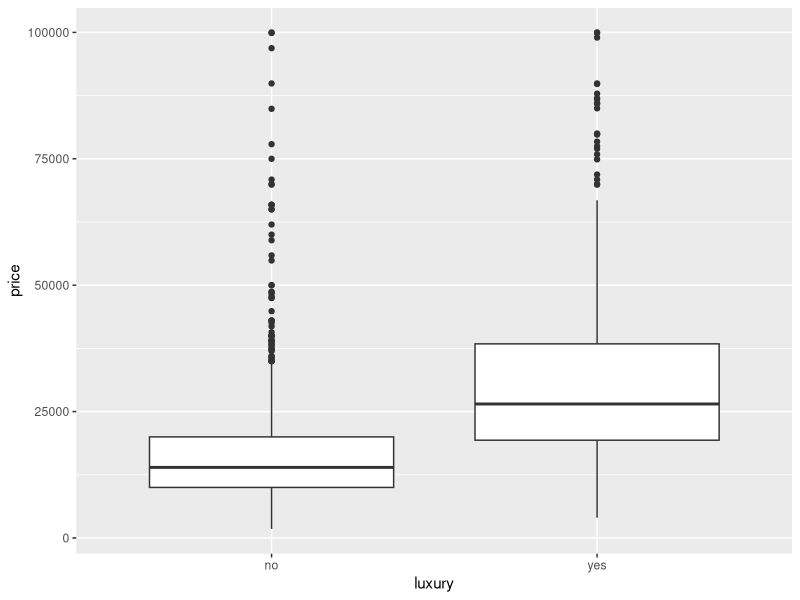
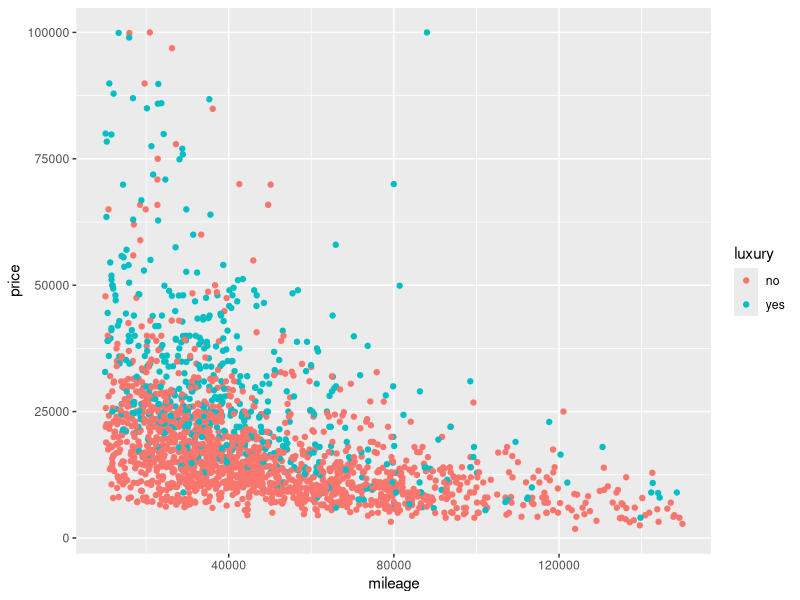
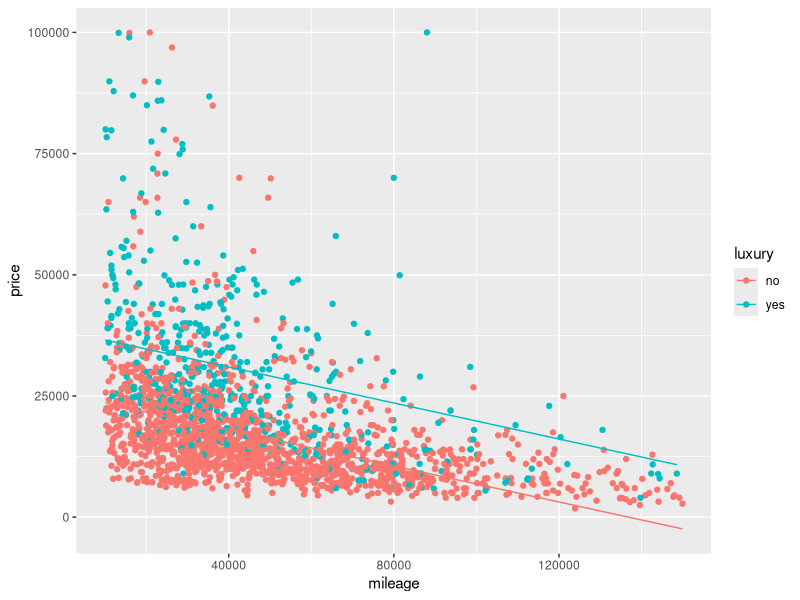
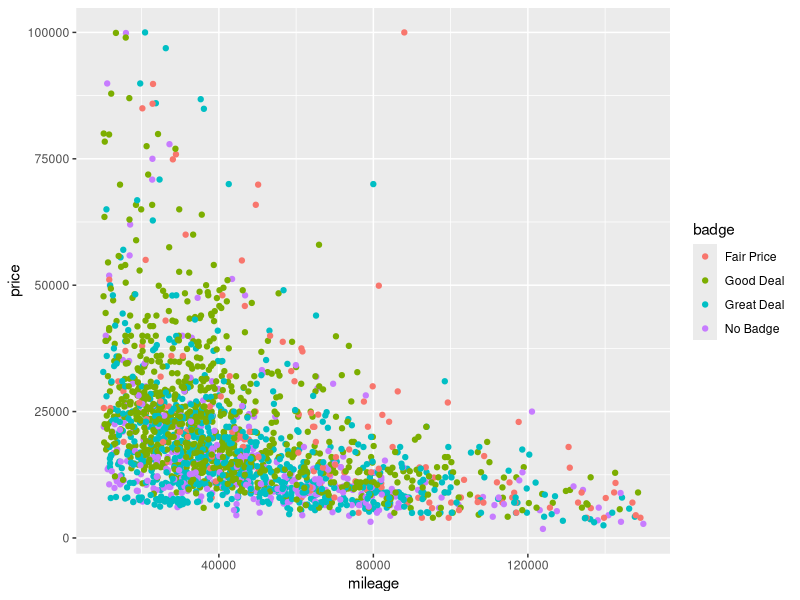
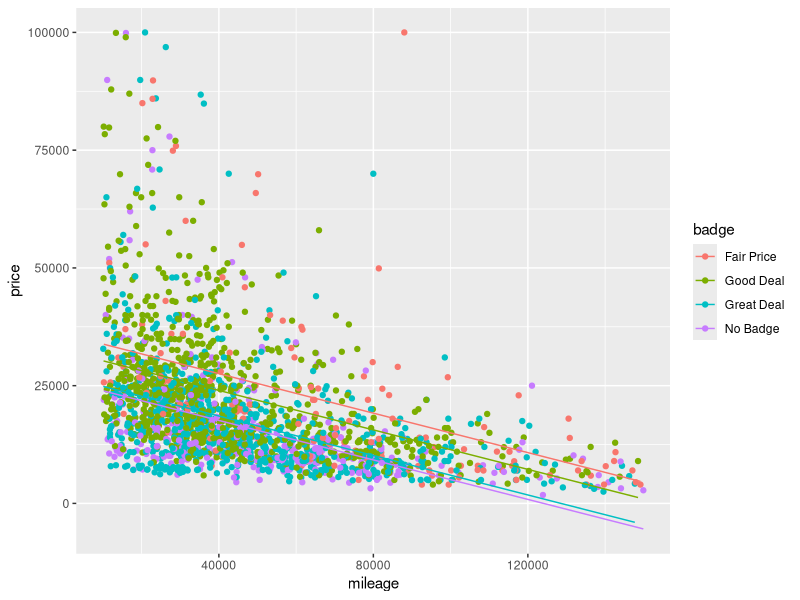
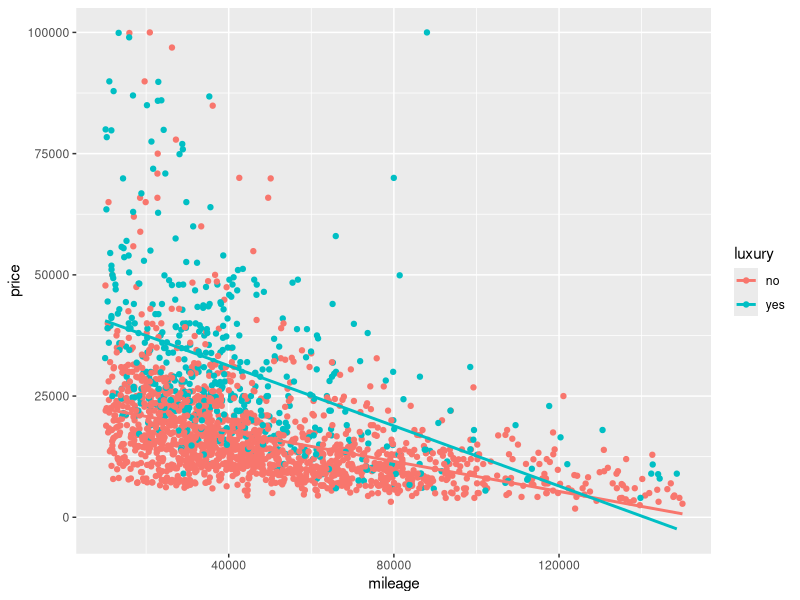

Reproduce these figures in R, in order.
## ---- chunk 1
cars_luxury = read.csv("script_class_02/cars_luxury.csv")
## ---- chunk 2
#| eval: true
#| echo: true
#| output: true
#| 
library(tidyverse)
ggplot(cars_luxury, aes(x = luxury, y = price)) +
  geom_boxplot()
## ---- chunk 3
#| eval: true
#| echo: true
#| output: true
#| 
ggplot(cars_luxury, aes(x = mileage, y = price, col = luxury)) +
  geom_point()
## ---- chunk 4
#| eval: true
#| echo: true
#| output: true

# Remove scientific notation 
options(scipen = 999)

# Regression Model
lm1 = lm(price ~ mileage + luxury, data = cars_luxury)
summary(lm1)
## ---- chunk 5
#| eval: true
#| echo: true
#| output: true
    ggplot(cars_luxury, aes(x = mileage, y = price, col = luxury)) +
      geom_point() + 
      geom_line(aes(y=predict(lm1)))
## ---- chunk 6
#| eval: true
#| echo: true
#| output: true
#| 
confint(lm1)
## ---- chunk 7
#| eval: true
#| echo: true
#| output: true
predict(lm1, list(mileage = 50000, luxury = "yes"))
## ---- chunk 8
#| eval: true
#| echo: true
#| output: true
#| 
ggplot(cars_luxury, aes(x = mileage, y = price, col = badge)) +
  geom_point()
## ---- chunk 9
#| eval: true
#| echo: true
#| output: true
#| 
lm2 = lm(price ~ mileage + badge, data = cars_luxury)
summary(lm2)
## ---- chunk 10
ggplot(cars_luxury, aes(x = mileage, y = price, col = badge)) + 
  geom_point() + 
  geom_line(aes(y=predict(lm2)))
## ---- chunk 11
#| eval: true
#| echo: true
#| output: true
#| 
lm3 = lm(price ~ mileage*luxury, data = cars_luxury)
summary(lm3)
## ---- chunk 12
#| eval: true
#| echo: true
#| output: true
    ggplot(cars_luxury, aes(x = mileage, y = price, col = luxury)) +
      geom_point() + 
      geom_smooth(method = "lm", se = FALSE)
## ---- chunk 13
#| eval: true
#| echo: true
#| output: true
#| 
confint(lm3)
## ---- chunk 14
#| eval: true
#| echo: true
#| output: true
predict(lm3, list(mileage = 50000, luxury = "yes"))
